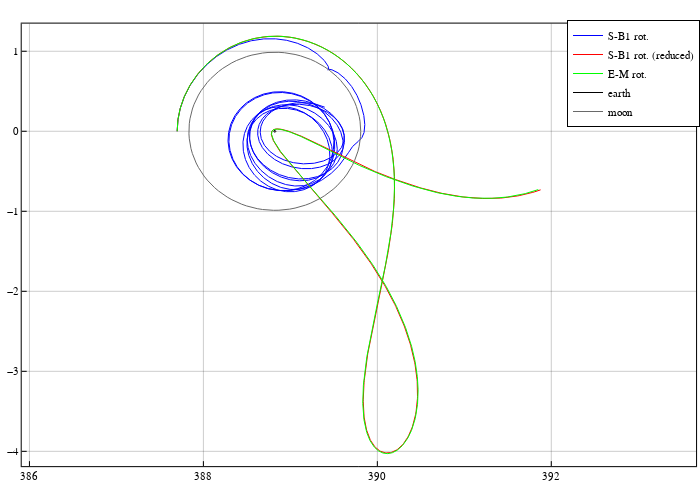

Here is the notebook cell this chart was saved with:
### Code cell
pcart = plot(size=(700,500), frame_style=:box, aspect_ratio=:equal, grid=0.4)
plot!(pcart, Array(sol)[1,:], Array(sol)[2,:], color=:blue, linewidth=1.0, label="S-B1 rot.", linestyle=:solid)
plot!(pcart, Array(sol2)[1,:], Array(sol2)[2,:], color=:red, linewidth=1.0, label="S-B1 rot. (reduced)", linestyle=:solid)
plot!(pcart, Array(sol3)[1,:], Array(sol3)[2,:], color=:lime, linewidth=1.0, label="E-M rot.", linestyle=:solid)



moon = plot_circle(1-param3b.mu2, param3b.as , 0.0)
earth = plot_circle(param3b.mu2, param3b.as, 0.0)
moon_soi_outer = plot_circle(1-param3b.mu2+66000/param3b.lstar, param3b.as, 0.0)

plot!(pcart, earth[1,:], earth[2,:], c=:black, lw=1.0, label="earth")
plot!(pcart, moon[1,:], moon[2,:], c=:dimgrey, lw=1.0, label="moon")
# plot!(pcart, moon_soi_outer[1,:], moon_soi_outer[2,:], c=:black, lw=1.0, label="moon_soi_outer")

### Figure 1 — Plotly figure (JSON) as saved in the notebook; plotly's stock layout.template omitted (floating-point values rounded to 4 significant figures; data arrays with more than 128 entries replaced by an {"elided": "..."} marker saying what was removed)
{"data": [{"colorbar": {"title": ""}, "legendgroup": "S-B1 rot.", "line": {"color": "rgba(0, 0, 255, 1.000)", "dash": "solid", "shape": "linear", "width": 1}, "mode": "lines", "name": "S-B1 rot.", "showlegend": true, "type": "scatter", "x": {"elided": "6577 float values"}, "xaxis": "x", "y": {"elided": "6577 float values"}, "yaxis": "y", "zmax": null, "zmin": null}, {"colorbar": {"title": ""}, "legendgroup": "S-B1 rot. (reduced)", "line": {"color": "rgba(255, 0, 0, 1.000)", "dash": "solid", "shape": "linear", "width": 1}, "mode": "lines", "name": "S-B1 rot. (reduced)", "showlegend": true, "type": "scatter", "x": {"elided": "1830 float values"}, "xaxis": "x", "y": {"elided": "1830 float values"}, "yaxis": "y", "zmax": null, "zmin": null}, {"colorbar": {"title": ""}, "legendgroup": "E-M rot.", "line": {"color": "rgba(0, 255, 0, 1.000)", "dash": "solid", "shape": "linear", "width": 1}, "mode": "lines", "name": "E-M rot.", "showlegend": true, "type": "scatter", "x": {"elided": "2964 float values"}, "xaxis": "x", "y": {"elided": "2964 float values"}, "yaxis": "y", "zmax": null, "zmin": null}, {"colorbar": {"title": ""}, "legendgroup": "earth", "line": {"color": "rgba(0, 0, 0, 1.000)", "dash": "solid", "shape": "linear", "width": 1}, "mode": "lines", "name": "earth", "showlegend": true, "type": "scatter", "x": [388.8, 388.8, 388.8, 388.8, 388.8, 388.8, 388.8, 388.8, 388.8, 388.8, 388.8, 388.8, 388.8, 388.8, 388.8, 388.8, 388.8, 388.8, 388.8, 388.8, 388.8, 388.8, 388.8, 388.8, 388.8, 388.8, 388.8, 388.8, 388.8, 388.8, 388.8, 388.8, 388.8, 388.8, 388.8, 388.8, 388.8, 388.8, 388.8, 388.8, 388.8, 388.8, 388.8, 388.8, 388.8, 388.8, 388.8, 388.8, 388.8, 388.8, 388.8, 388.8, 388.8, 388.8, 388.8, 388.8, 388.8, 388.8, 388.8, 388.8, 388.8, 388.8, 388.8, 388.8, 388.8, 388.8, 388.8, 388.8, 388.8, 388.8, 388.8, 388.8, 388.8, 388.8, 388.8, 388.8, 388.8, 388.8, 388.8, 388.8, 388.8, 388.8, 388.8, 388.8, 388.8, 388.8, 388.8, 388.8, 388.8, 388.8, 388.8, 388.8, 388.8, 388.8, 388.8, 388.8, 388.8, 388.8, 388.8, 388.8], "xaxis": "x", "y": [0, 0.0007706, 0.001538, 0.0023, 0.003052, 0.003791, 0.004516, 0.005222, 0.005908, 0.006569, 0.007204, 0.00781, 0.008385, 0.008926, 0.009431, 0.009898, 0.01032, 0.01071, 0.01105, 0.01135, 0.0116, 0.01181, 0.01197, 0.01208, 0.01214, 0.01215, 0.01211, 0.01203, 0.01189, 0.01171, 0.01148, 0.01121, 0.01089, 0.01052, 0.01012, 0.009669, 0.009183, 0.00866, 0.008102, 0.007511, 0.00689, 0.006241, 0.005568, 0.004872, 0.004156, 0.003423, 0.002677, 0.00192, 0.001155, 0.0003855, -0.0003855, -0.001155, -0.00192, -0.002677, -0.003423, -0.004156, -0.004872, -0.005568, -0.006241, -0.00689, -0.007511, -0.008102, -0.00866, -0.009183, -0.009669, -0.01012, -0.01052, -0.01089, -0.01121, -0.01148, -0.01171, -0.01189, -0.01203, -0.01211, -0.01215, -0.01214, -0.01208, -0.01197, -0.01181, -0.0116, -0.01135, -0.01105, -0.01071, -0.01032, -0.009898, -0.009431, -0.008926, -0.008385, -0.00781, -0.007204, -0.006569, -0.005908, -0.005222, -0.004516, -0.003791, -0.003052, -0.0023, -0.001538, -0.0007706, -2.976e-18], "yaxis": "y", "zmax": null, "zmin": null}, {"colorbar": {"title": ""}, "legendgroup": "moon", "line": {"color": "rgba(105, 105, 105, 1.000)", "dash": "solid", "shape": "linear", "width": 1}, "mode": "lines", "name": "moon", "showlegend": true, "type": "scatter", "x": [389.8, 389.8, 389.8, 389.8, 389.8, 389.8, 389.7, 389.7, 389.7, 389.7, 389.6, 389.6, 389.5, 389.5, 389.4, 389.4, 389.3, 389.3, 389.2, 389.2, 389.1, 389.1, 389.0, 388.9, 388.9, 388.8, 388.7, 388.7, 388.6, 388.6, 388.5, 388.4, 388.4, 388.3, 388.3, 388.2, 388.2, 388.1, 388.1, 388.0, 388.0, 388.0, 387.9, 387.9, 387.9, 387.9, 387.9, 387.8, 387.8, 387.8, 387.8, 387.8, 387.8, 387.9, 387.9, 387.9, 387.9, 387.9, 388.0, 388.0, 388.0, 388.1, 388.1, 388.2, 388.2, 388.3, 388.3, 388.4, 388.4, 388.5, 388.6, 388.6, 388.7, 388.7, 388.8, 388.9, 388.9, 389.0, 389.1, 389.1, 389.2, 389.2, 389.3, 389.3, 389.4, 389.4, 389.5, 389.5, 389.6, 389.6, 389.7, 389.7, 389.7, 389.7, 389.8, 389.8, 389.8, 389.8, 389.8, 389.8], "xaxis": "x", "y": [0, 0.06265, 0.1251, 0.187, 0.2481, 0.3082, 0.3671, 0.4246, 0.4803, 0.5341, 0.5857, 0.635, 0.6817, 0.7257, 0.7667, 0.8047, 0.8394, 0.8707, 0.8986, 0.9228, 0.9433, 0.96, 0.9728, 0.9818, 0.9867, 0.9877, 0.9847, 0.9778, 0.9669, 0.9521, 0.9335, 0.9111, 0.8851, 0.8555, 0.8225, 0.7861, 0.7466, 0.704, 0.6587, 0.6106, 0.5602, 0.5074, 0.4527, 0.3961, 0.3379, 0.2783, 0.2176, 0.1561, 0.0939, 0.03134, -0.03134, -0.0939, -0.1561, -0.2176, -0.2783, -0.3379, -0.3961, -0.4527, -0.5074, -0.5602, -0.6106, -0.6587, -0.704, -0.7466, -0.7861, -0.8225, -0.8555, -0.8851, -0.9111, -0.9335, -0.9521, -0.9669, -0.9778, -0.9847, -0.9877, -0.9867, -0.9818, -0.9728, -0.96, -0.9433, -0.9228, -0.8986, -0.8707, -0.8394, -0.8047, -0.7667, -0.7257, -0.6817, -0.635, -0.5857, -0.5341, -0.4803, -0.4246, -0.3671, -0.3082, -0.2481, -0.187, -0.1251, -0.06265, -2.42e-16], "yaxis": "y", "zmax": null, "zmin": null}], "layout": {"annotations": [], "height": 500, "legend": {"bgcolor": "rgba(255, 255, 255, 1.000)", "bordercolor": "rgba(0, 0, 0, 1.000)", "borderwidth": 1, "font": {"color": "rgba(0, 0, 0, 1.000)", "family": "sans-serif", "size": 11}, "title": {"font": {"color": "rgba(0, 0, 0, 1.000)", "family": "sans-serif", "size": 15}, "text": ""}, "tracegroupgap": 0, "traceorder": "normal", "x": 1, "xanchor": "auto", "y": 1, "yanchor": "auto"}, "margin": {"b": 20, "l": 0, "r": 0, "t": 20}, "paper_bgcolor": "rgba(255, 255, 255, 1.000)", "plot_bgcolor": "rgba(255, 255, 255, 1.000)", "showlegend": true, "width": 700, "xaxis": {"anchor": "y", "domain": [0.03102, 0.9944], "gridcolor": "rgba(0, 0, 0, 0.400)", "gridwidth": 0.5, "linecolor": "rgba(0, 0, 0, 1.000)", "mirror": true, "range": [385.9, 393.7], "showgrid": true, "showline": true, "showticklabels": true, "tickangle": 0, "tickcolor": "rgb(0, 0, 0)", "tickfont": {"color": "rgba(0, 0, 0, 1.000)", "family": "sans-serif", "size": 11}, "tickmode": "array", "ticks": "inside", "ticktext": ["386", "388", "390", "392"], "tickvals": [386, 388, 390, 392], "title": "", "titlefont": {"color": "rgba(0, 0, 0, 1.000)", "family": "sans-serif", "size": 15}, "type": "-", "visible": true, "zeroline": false, "zerolinecolor": "rgba(0, 0, 0, 1.000)"}, "yaxis": {"anchor": "x", "domain": [0.0301, 0.9921], "gridcolor": "rgba(0, 0, 0, 0.400)", "gridwidth": 0.5, "linecolor": "rgba(0, 0, 0, 1.000)", "mirror": true, "range": [-4.185, 1.345], "showgrid": true, "showline": true, "showticklabels": true, "tickangle": 0, "tickcolor": "rgb(0, 0, 0)", "tickfont": {"color": "rgba(0, 0, 0, 1.000)", "family": "sans-serif", "size": 11}, "tickmode": "array", "ticks": "inside", "ticktext": ["−4", "−3", "−2", "−1", "0", "1"], "tickvals": [-4, -3, -2, -1, 0, 1], "title": "", "titlefont": {"color": "rgba(0, 0, 0, 1.000)", "family": "sans-serif", "size": 15}, "type": "-", "visible": true, "zeroline": false, "zerolinecolor": "rgba(0, 0, 0, 1.000)"}}}
